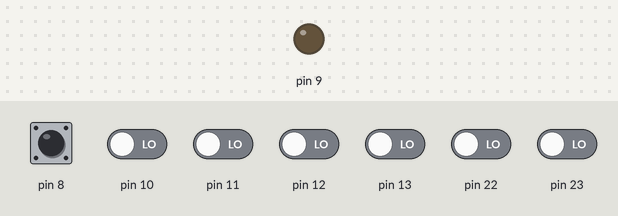
Recording of a sketch running on a simulated Arduino Uno, built with avr-gcc and run on an emulated ATmega328P. Parts: output pins drawn as LEDs (lit = HIGH). Inputs (shaded band) come from the test bench; at power-on: pin 8 HIGH, pin 10–13, pin 22, pin 23 LOW. Sleep ends after the set time or at an interrupt.

Above: at 0.8 s.
0.9 s: pin 8 pulled LOW for 0.15 s
At 1.98 s:
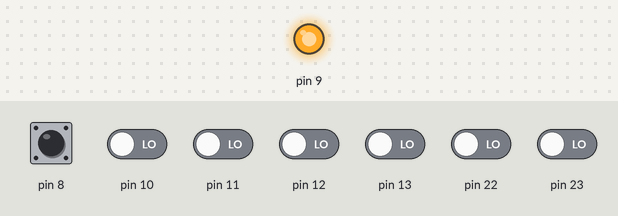
3.5 s: pin 8 pulled LOW for 1 s
At 6.5 s:
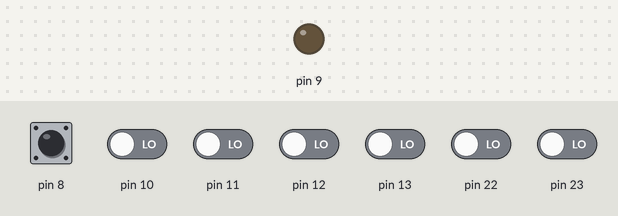
Timing chart, 0 to 8.0 s (numbered marks = the images above; inputs shaded):
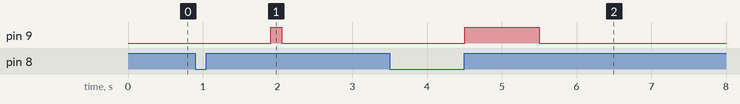

The sketch:

Zad2.ino
```cpp
/*
 * Zad 2.cpp
 *
 * Created: 30.11.2017 19:53:03
 * Author : Zjonn
 */

#include <avr/io.h>
#include <avr/interrupt.h>
#include <avr/sleep.h>

#define BUTTON 0x1
#define LED 0x2

#define SET(x)(1<<x)

int tab[100] = {0};
int i = 0;

void initTimer() {
    TCCR0A |= SET(WGM01);
    TCCR0B |= SET(CS02) | SET(CS00);
    OCR0A = 155;
    TIMSK0 |= SET(OCIE0A);
    TIFR0 |= SET(OCF0A);
}

ISR(TIMER0_COMPA_vect) {
    PORTB = tab[i] ? PORTB | LED : PORTB & ~LED;
    tab[i] = ~PINB & BUTTON;
    i = (i == 99) ? 0 : i + 1;
}


int main(void) {
    /* Replace with your application code */
    initTimer();
    DDRB  |= LED;
    PORTB |= BUTTON;

    sei();
    sleep_enable();
    while (1) {
        sleep_cpu();
        // sleep_disable();
    }
}
```

Measured:
- after the input at 0.9 s, pin 9: LOW → HIGH after 1.0 s, → LOW 0.15 s later
- after the input at 3.5 s, pin 9: LOW → HIGH after 1.0 s, → LOW 1.0 s later
